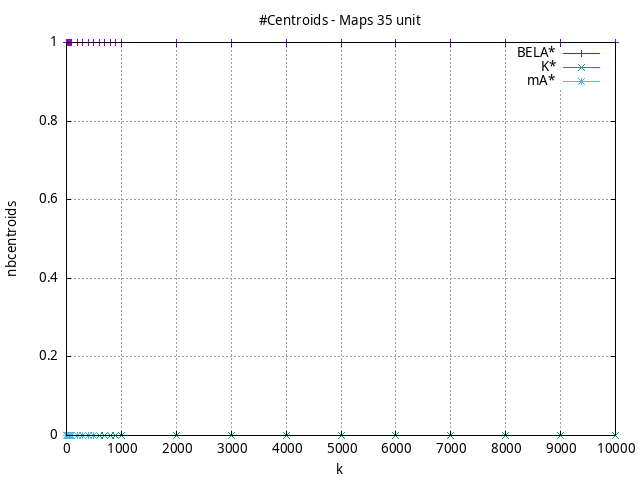

Source code (gnuplot):
#!/usr/bin/gnuplot
# -*- coding: utf-8 -*-
#
# results/maps/unit/35/random512-35.heuristic.unit.nbcentroids.gnuplot
#
# Started on 04/02/2024 21:35:41
# Author: Carlos Linares López
set grid
set xlabel "k"
set ylabel "nbcentroids"

set title "#Centroids - Maps 35 unit"

set terminal png enhanced font "Ariel,10"
set output 'random512-35.heuristic.unit.nbcentroids.png'

plot "-" title "BELA$^*$"      with linesp, "-" title "K$^*$"      with linesp, "-" title "mA$^*$"      with linesp

	1 1.0
	5 1.0
	10 1.0
	50 1.0
	100 1.0
	500 1.0
	1000 1.0
	5000 1.0
	10000 1.0
end
	1 0.0
	5 0.0
	10 0.0
	50 0.0
	100 0.0
	500 0.0
	1000 0.0
end
	1 0.0
	5 0.0
	10 0.0
	50 0.0
	100 0.0
end
